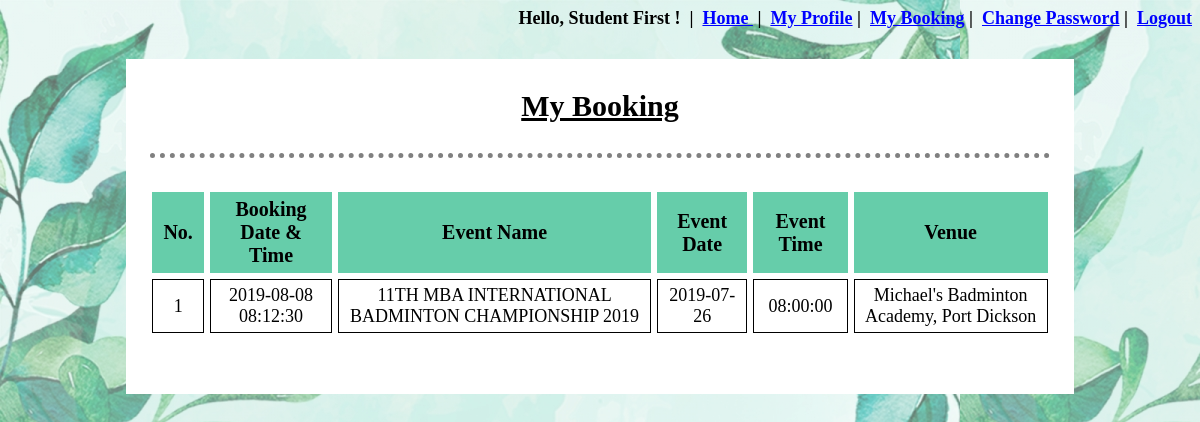
Page /my_booking.php (signed in) on the committed database.
### tables this page shows
CREATE TABLE `booking_details` (
  `BookingID` int(10) NOT NULL,
  `BookingTimeStamp` timestamp NOT NULL DEFAULT current_timestamp(),
  `UserID` varchar(10) NOT NULL,
  `EventID` int(10) NOT NULL
);

CREATE TABLE `event_details` (
  `EventID` int(10) NOT NULL,
  `EventName` varchar(100) NOT NULL,
  `EventDate` date NOT NULL,
  `EventTime` time NOT NULL,
  `EventCategory` varchar(100) NOT NULL,
  `EventDescription` text NOT NULL,
  `EventTicketPrice` double NOT NULL,
  `EventTicketTotal` int(11) NOT NULL,
  `EventTicketSold` int(11) NOT NULL,
  `VenueID` int(10) NOT NULL,
  `UserID` varchar(10) NOT NULL
);

CREATE TABLE `venue_details` (
  `VenueID` int(11) NOT NULL,
  `VenueName` varchar(80) NOT NULL,
  `VenueInfo` varchar(100) NOT NULL
);

### my_booking.php (the view, shortened to what this page needs)
<?php
	include "database/connect.php";
	include 'session.php';
	$uid=$_SESSION['UserID'];
?>
<!DOCTYPE html>
<html>
<head>
</head>
<body background="image\bg.png">
	<div id="view" align="center">
		<p style="padding-top: 30px; text-decoration: underline; font-size: 30px;font-weight: 900">My Booking</p>
		<hr>
		<table align="center" cellpadding="6px" cellspacing="6px">
			<tr>
				<th>No.</th>
				<th>Booking<br>Date & Time</th>
				<th>Event Name</th>
				<th>Event Date</th>
				<th>Event Time</th>
				<th>Venue</th>
			</tr>
			<?php
				$count=0;
				$conn = mysqli_connect($servername, $username, $password, $dbname);
				$read_user_booking = "SELECT * FROM booking_details WHERE UserID='$uid'";
				$result_read_user_booking = mysqli_query($conn, $read_user_booking);
				if ($result_read_user_booking){
					while($row = mysqli_fetch_array($result_read_user_booking, MYSQLI_ASSOC)){
						$eid=$row['EventID'];
						$count=$count+1;
						echo "<tr>";
						echo "<td>".$count."</td>";
						echo "<td>".$row['BookingTimeStamp']."</td>";
						$read_event_detail = "SELECT * FROM event_details WHERE EventID='$eid'";
						$result_read_event_detail = mysqli_query($conn, $read_event_detail);
						if ($result_read_event_detail){
							while($row1 = mysqli_fetch_array($result_read_event_detail, MYSQLI_ASSOC)){
								$vid=$row1['VenueID'];
								echo "<td>".$row1['EventName']."</td>";
								echo "<td>".$row1['EventDate']."</td>";
								echo "<td>".$row1['EventTime']."</td>";
								$read_venue_detail = "SELECT * FROM venue_details WHERE VenueID='$vid'";
								$result_read_venue_detail = mysqli_query($conn, $read_venue_detail);
								if ($result_read_event_detail){
									while($row2 = mysqli_fetch_array($result_read_venue_detail, MYSQLI_ASSOC)){
										echo "<td>".$row2['VenueName']."</td>";
									}
								}
							}
						}
						echo "</tr>";
					}
				}
			?>
		</table>
	</div>
</body>
</html>

### my_booking.php (style rules this page uses)
table { max-width: 1200px; margin-bottom:50px; margin-left:auto; margin-right:auto; background-color: white; text-align:center; padding-top: 10px; padding-left: 20px; padding-right: 20px; }
th { background-color: #66CDAA; border:1px solid #66CDAA; font-size: 20px; text-align: center; padding: 5px 10px; }
td { border:1px solid black; font-size: 18px; font-family: Times New Roman; padding: 5px 5px; }
div { margin: auto; padding-bottom: 5px; min-width: 50%; max-width: 80%; background-color: white; }
hr { border-top: 5px dotted grey; border-bottom: none; border-left: none; border-right: none; width: 95%; padding-top: 10px }

### rows in the picture
booking_details: BookingTimeStamp "2019-08-08 08:12:30"
event_details: EventName "11TH MBA INTERNATIONAL BADMINTON CHAMPIONSHIP 2019", EventDate "2019-07-26", EventTime "08:00:00"
venue_details: VenueName "Michael's Badminton Academy, Port Dickson"

### other values in the picture
$_SESSION['UserFullName'] "Student First"
